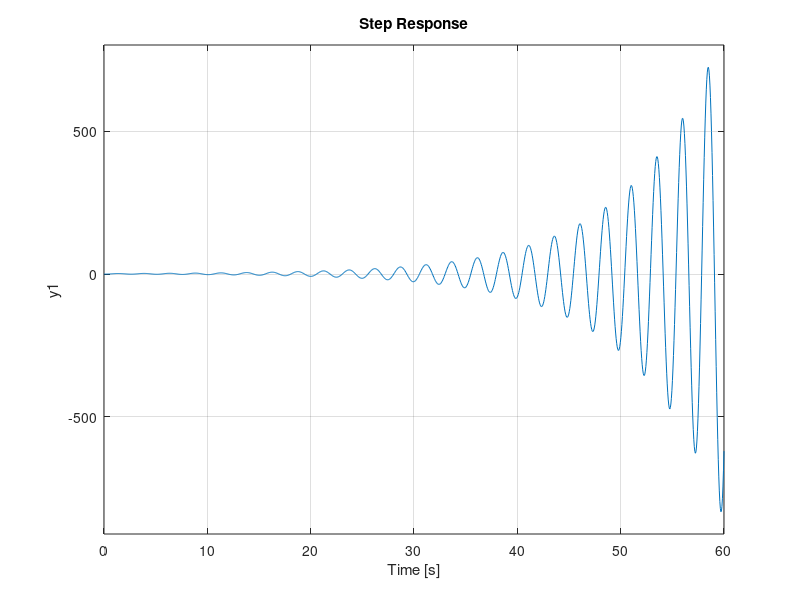

Source code (MATLAB): (Note: this script raises an error after producing the figure.)
%lag compensator
s=tf('s');
gp = 8/(s*(1+s)*(1+0.2*s))
figure(1)
step(feedback(gp,1))
stepinfo(feedback(gp,1))
title('open loop response for the transfer function gp = 8/(s*(1+s)*(1+0.2*s))with feedback 1')
figure(2)
bode(gp)
margin(gp)
[m_r,w_r] = getPeakGain(feedback(gp,1))

gc = (1+5*s)/(1 + 40*s)
gt = gp*gc
figure(3)
step(feedback(gt,1))
stepinfo(feedback(gt,1))
title('open loop response for the transfer function gc = (1+5*s)/(1 + 40*s)with feedback 1')
figure(4)
bode(gt)
margin(gt)
[m_r_cont,w_r_cont] = getPeakGain(feedback(gt,1))
